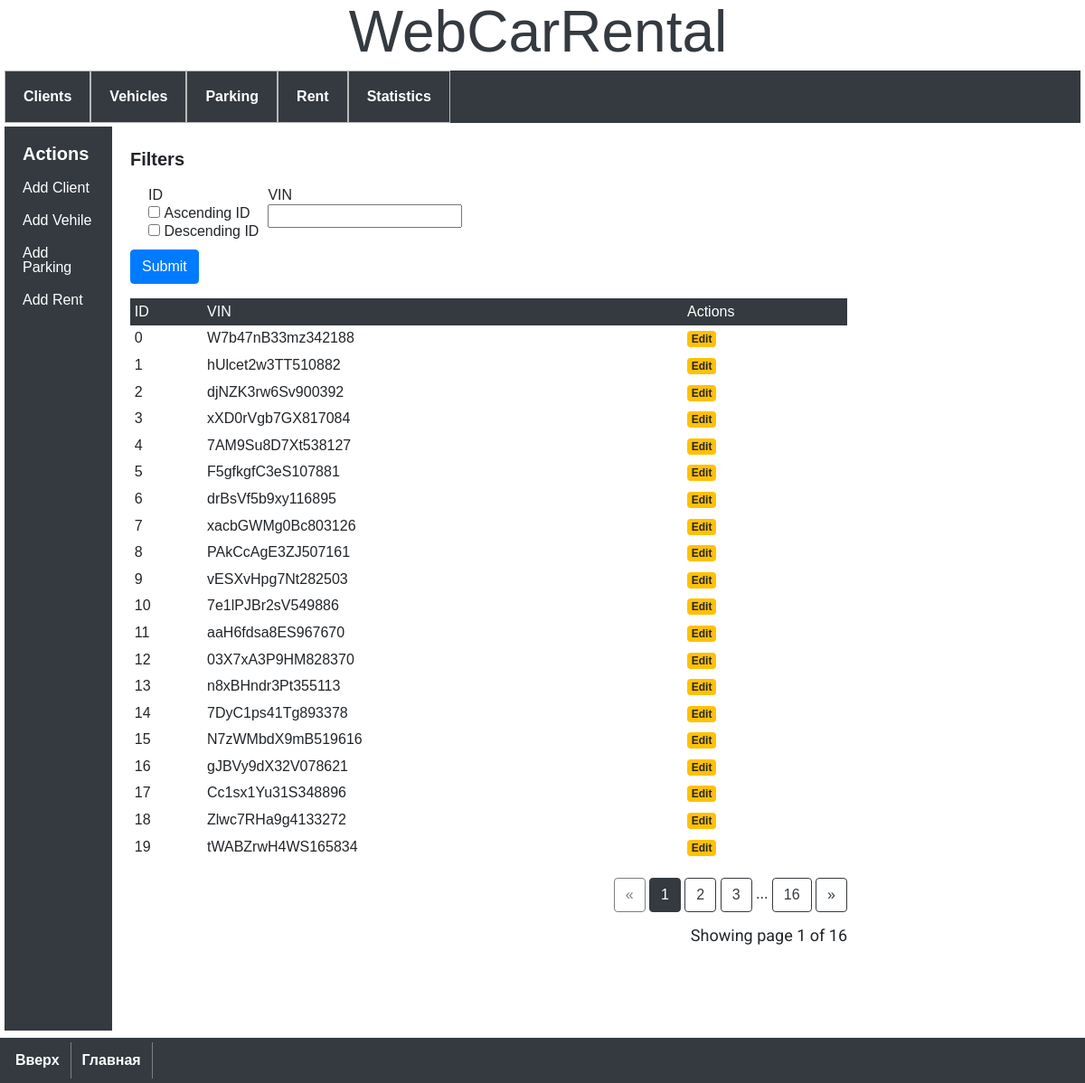
Page /parkings on the committed database.
### model.py (models this page shows)
class Parking(db.Model):
    __tablename__ = 'parking'
    parking_id = db.Column('parking_id', db.INTEGER, primary_key=True, autoincrement=True)
    vin_number = db.Column(db.ForeignKey('vehicle.vin_number'))

### app.py (the view)
@app.route('/parkings', methods=('GET', 'POST'))
def parkings():
    form=ParkingsForm()
    page = request.args.get('page', 1, type=int)
    parkings = Parking.query
    select_parking = form.select_parking.data
    serch_vin = form.serch_vin.data
    if request.method == 'POST':
        page = 1
        check_status_parking(select_parking)
        check_status_vin(serch_vin)
    if ParkingsForm.status_parking == '0':
        form.select_parking.data = []
    if ParkingsForm.status_parking == '1':
        parkings = Parking.query
        form.select_parking.data = ['1']
    if ParkingsForm.status_parking == '2':
        parkings = Parking.query.order_by(desc(Parking.parking_id))
        form.select_parking.data = ['2']
    if serch_vin:
        parkings = parkings.filter(Parking.vin_number == serch_vin)
    return render_template(
        './parking/parkings.html',
        parkings=parkings.paginate(page=page, per_page=20),
        form=form)

### forms.py (shortened to what this page needs)
class ParkingsForm(FlaskForm):
    select_parking = MultiCheckboxField(
        label='ID',
        choices=[
            (1, 'Ascending ID'),
            (2, 'Descending ID')
        ])
    serch_vin = StringField(
        label='VIN'
    )
    submit = SubmitField(label=('Submit'))
    status_parking = 0
    status_vin = 0

### templates/parking/parkings.html (shortened to what this page needs)
{% extends 'base.html' %}
{% block content %}
<div class="table-responsive">
    <form class='form-horizontal' method="POST">
        <div class="form-group">
            <h2>Filters</h2>
            <div class="filters" style="display: flex;">
                <ul style="display: flex; padding: 10px;">
                    <li style="margin-left: 10px;">
                        {{ form.select_parking.label }}
                        <br>
                        {{ form.select_parking }}
                    </li>
                    <li style="margin-left: 10px;">
                        {{ form.serch_vin.label }}
                        <br>
                        {{ form.serch_vin }}
                    </li>
                </ul>
            </div>
            {{ form.submit(class="btn btn-primary") }}
        </div>
    </form>
    <table class="table table-sm table-borderless mb-0">
        <thead class="thead-dark">
            <tr>
                <th>ID</th>
                <th>VIN</th>
                <th>Actions</th>
            </tr>
        </thead>
        <tbody>
            {% for parking in parkings %}
            <tr>
                <th scope="row">{{ parking.parking_id }}</th>
                <td>{{ parking.vin_number }}</td>
                <td><a class="badge badge-warning" href="{{ url_for('edit_parking', parking_id=parking.parking_id) }}">Edit</a></td>
            </tr>
            {% endfor %}
        </tbody>
    </table>
</div>
<br>
<div class="text-right">
    <a href="{{ url_for('parkings', page=parkings.prev_num) }}"
       class="btn btn-outline-dark
       {% if parkings.page == 1 %}disabled{% endif %}">
        &laquo;
    </a>
    {% for page_num in parkings.iter_pages(left_edge=1, right_edge=1, left_current=1, right_current=2) %}{% if page_num %}
            {% if parkings.page == page_num %}
            <a href="{{ url_for('parkings', page=page_num) }}"
               class="btn btn-dark">
                {{ page_num }}
            </a>
            {% else %}
            <a href="{{ url_for('parkings', page=page_num) }}"
               class="btn btn-outline-dark">
                {{ page_num }}
            </a>
            {% endif %}
        {% else %}
            ...
        {% endif %}
    {% endfor %}    <a href="{{ url_for('parkings', page=parkings.next_num) }}"
       class="btn btn-outline-dark
       {% if parkings.page == parkings.pages %}disabled{% endif %}">
        &raquo;
    </a>
</div>
<p class="text-right mt-3">
   Showing page {{ parkings.page }} of {{ parkings.pages }}
</p>
{% endblock %}

### static/css/styles.css (style rules this page uses)
h2 { font-size: 20px; font-weight: bold; margin-bottom: 10px; margin-top: 10px; }
p { font-family: 'Roboto', sans-serif; font-size: large; margin-left: 10px; text-indent: 20px; }
body { font-family: 'Montserrat', sans-serif; }

### rows in the picture
Parking: parking_id "0", vin_number "W7b47nB33mz342188"
Parking: parking_id "1", vin_number "hUlcet2w3TT510882"
Parking: parking_id "2", vin_number "djNZK3rw6Sv900392"
Parking: parking_id "3", vin_number "xXD0rVgb7GX817084"
Parking: parking_id "4", vin_number "7AM9Su8D7Xt538127"
Parking: parking_id "5", vin_number "F5gfkgfC3eS107881"
Parking: parking_id "6", vin_number "drBsVf5b9xy116895"
Parking: parking_id "7", vin_number "xacbGWMg0Bc803126"
Parking: parking_id "8", vin_number "PAkCcAgE3ZJ507161"
Parking: parking_id "9", vin_number "vESXvHpg7Nt282503"
Parking: parking_id "10", vin_number "7e1lPJBr2sV549886"
Parking: parking_id "11", vin_number "aaH6fdsa8ES967670"
Parking: parking_id "12", vin_number "03X7xA3P9HM828370"
Parking: parking_id "13", vin_number "n8xBHndr3Pt355113"
Parking: parking_id "14", vin_number "7DyC1ps41Tg893378"
Parking: parking_id "15", vin_number "N7zWMbdX9mB519616"
Parking: parking_id "16", vin_number "gJBVy9dX32V078621"
Parking: parking_id "17", vin_number "Cc1sx1Yu31S348896"
Parking: parking_id "18", vin_number "Zlwc7RHa9g4133272"
Parking: parking_id "19", vin_number "tWABZrwH4WS165834"

### other values in the picture
{{ page_num }} "1"
{{ page_num }} "2" "3" "16"
{{ parkings.page }} "1"
{{ parkings.pages }} "16"
